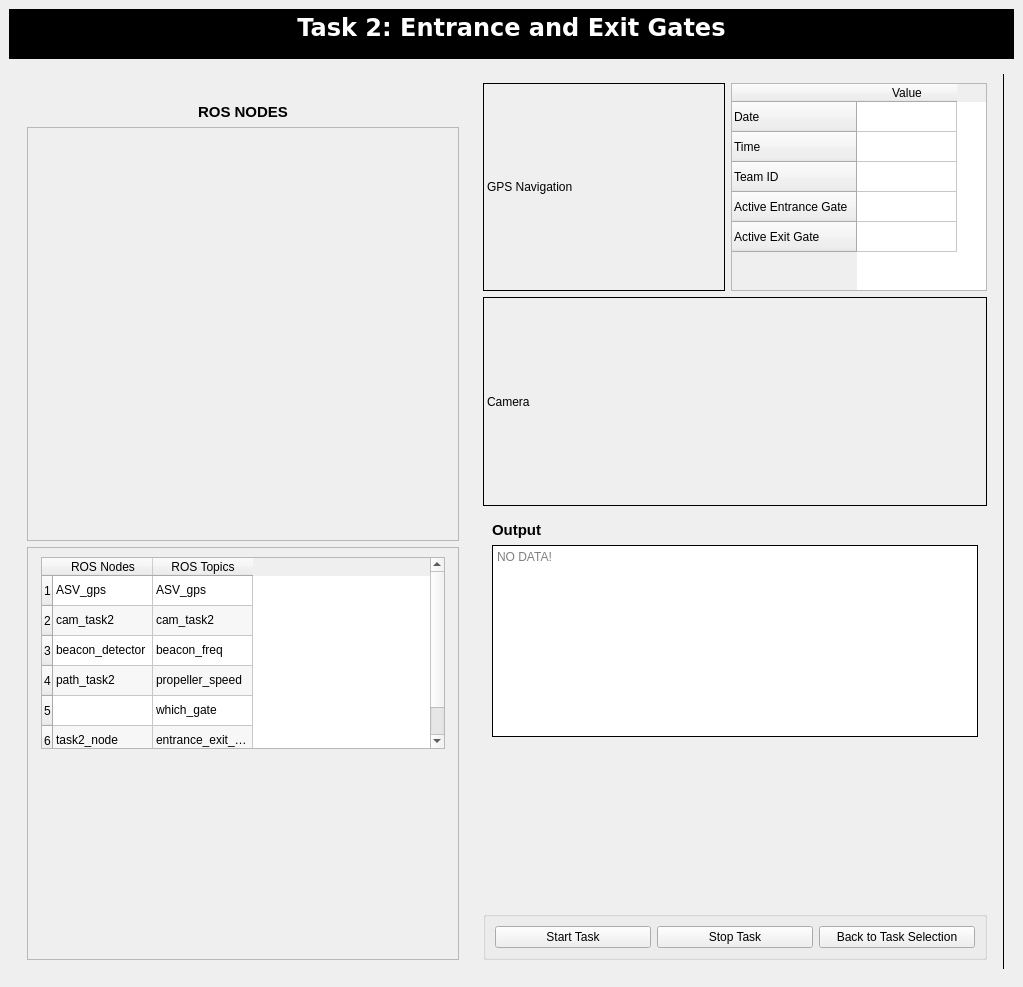
<?xml version="1.0" encoding="UTF-8"?>
<ui version="4.0">
 <class>MainWindow</class>
 <widget class="QMainWindow" name="MainWindow">
  <property name="geometry">
   <rect>
    <x>0</x>
    <y>0</y>
    <width>1023</width>
    <height>987</height>
   </rect>
  </property>
  <property name="sizePolicy">
   <sizepolicy hsizetype="Fixed" vsizetype="Fixed">
    <horstretch>0</horstretch>
    <verstretch>0</verstretch>
   </sizepolicy>
  </property>
  <property name="windowTitle">
   <string>MainWindow</string>
  </property>
  <widget class="QWidget" name="centralwidget">
   <property name="styleSheet">
    <string notr="true"/>
   </property>
   <layout class="QVBoxLayout" name="verticalLayout">
    <item>
     <widget class="QTextBrowser" name="textBrowser_3">
      <property name="sizePolicy">
       <sizepolicy hsizetype="Preferred" vsizetype="Preferred">
        <horstretch>0</horstretch>
        <verstretch>0</verstretch>
       </sizepolicy>
      </property>
      <property name="maximumSize">
       <size>
        <width>16777215</width>
        <height>50</height>
       </size>
      </property>
      <property name="font">
       <font>
        <family>Bitstream Vera Sans</family>
       </font>
      </property>
      <property name="styleSheet">
       <string notr="true">*{
background:rgb(0, 0, 0);
}</string>
      </property>
      <property name="frameShape">
       <enum>QFrame::NoFrame</enum>
      </property>
      <property name="frameShadow">
       <enum>QFrame::Plain</enum>
      </property>
      <property name="html">
       <string>&lt;!DOCTYPE HTML PUBLIC &quot;-//W3C//DTD HTML 4.0//EN&quot; &quot;http://www.w3.org/TR/REC-html40/strict.dtd&quot;&gt;
&lt;html&gt;&lt;head&gt;&lt;meta name=&quot;qrichtext&quot; content=&quot;1&quot; /&gt;&lt;style type=&quot;text/css&quot;&gt;
p, li { white-space: pre-wrap; }
&lt;/style&gt;&lt;/head&gt;&lt;body style=&quot; font-family:'Bitstream Vera Sans'; font-size:7.8pt; font-weight:400; font-style:normal;&quot;&gt;
&lt;p align=&quot;center&quot; style=&quot; margin-top:0px; margin-bottom:0px; margin-left:0px; margin-right:0px; -qt-block-indent:0; text-indent:0px;&quot;&gt;&lt;span style=&quot; font-size:18pt; font-weight:600; color:#ffffff;&quot;&gt;Task 2: Entrance and Exit Gates&lt;/span&gt;&lt;/p&gt;&lt;/body&gt;&lt;/html&gt;</string>
      </property>
     </widget>
    </item>
    <item>
     <widget class="QWidget" name="widget" native="true">
      <layout class="QHBoxLayout" name="horizontalLayout">
       <item>
        <widget class="QWidget" name="widget_2" native="true">
         <property name="maximumSize">
          <size>
           <width>450</width>
           <height>16777215</height>
          </size>
         </property>
         <layout class="QVBoxLayout" name="verticalLayout_4">
          <item>
           <widget class="QLabel" name="label_2">
            <property name="maximumSize">
             <size>
              <width>16777215</width>
              <height>300</height>
             </size>
            </property>
            <property name="text">
             <string/>
            </property>
            <property name="pixmap">
             <pixmap>Images/task_2.png</pixmap>
            </property>
            <property name="scaledContents">
             <bool>true</bool>
            </property>
           </widget>
          </item>
          <item>
           <widget class="QLabel" name="label_7">
            <property name="maximumSize">
             <size>
              <width>16777215</width>
              <height>25</height>
             </size>
            </property>
            <property name="layoutDirection">
             <enum>Qt::LeftToRight</enum>
            </property>
            <property name="text">
             <string>&lt;html&gt;&lt;head/&gt;&lt;body&gt;&lt;p&gt;&lt;span style=&quot; font-size:11pt; font-weight:600;&quot;&gt;ROS NODES&lt;/span&gt;&lt;/p&gt;&lt;/body&gt;&lt;/html&gt;</string>
            </property>
            <property name="alignment">
             <set>Qt::AlignCenter</set>
            </property>
           </widget>
          </item>
          <item>
           <widget class="QScrollArea" name="scrollArea">
            <property name="widgetResizable">
             <bool>true</bool>
            </property>
            <widget class="QWidget" name="scrollAreaWidgetContents">
             <property name="geometry">
              <rect>
               <x>0</x>
               <y>0</y>
               <width>1622</width>
               <height>282</height>
              </rect>
             </property>
             <layout class="QGridLayout" name="gridLayout">
              <item row="0" column="0">
               <widget class="QLabel" name="label_3">
                <property name="text">
                 <string/>
                </property>
                <property name="pixmap">
                 <pixmap>Images/task_2_node.png</pixmap>
                </property>
               </widget>
              </item>
             </layout>
            </widget>
           </widget>
          </item>
          <item>
           <widget class="QScrollArea" name="scrollArea_3">
            <property name="widgetResizable">
             <bool>true</bool>
            </property>
            <widget class="QWidget" name="scrollAreaWidgetContents_3">
             <property name="geometry">
              <rect>
               <x>0</x>
               <y>0</y>
               <width>426</width>
               <height>214</height>
              </rect>
             </property>
             <layout class="QGridLayout" name="gridLayout_2">
              <item row="0" column="0" alignment="Qt::AlignTop">
               <widget class="QTableWidget" name="tableWidget_2">
                <property name="sizePolicy">
                 <sizepolicy hsizetype="Fixed" vsizetype="Preferred">
                  <horstretch>0</horstretch>
                  <verstretch>0</verstretch>
                 </sizepolicy>
                </property>
                <property name="maximumSize">
                 <size>
                  <width>404</width>
                  <height>16777215</height>
                 </size>
                </property>
                <property name="cursor" stdset="0">
                 <cursorShape>CrossCursor</cursorShape>
                </property>
                <property name="verticalScrollBarPolicy">
                 <enum>Qt::ScrollBarAlwaysOn</enum>
                </property>
                <property name="autoScrollMargin">
                 <number>6</number>
                </property>
                <property name="dragDropMode">
                 <enum>QAbstractItemView::NoDragDrop</enum>
                </property>
                <property name="alternatingRowColors">
                 <bool>true</bool>
                </property>
                <property name="wordWrap">
                 <bool>true</bool>
                </property>
                <row>
                 <property name="text">
                  <string>1</string>
                 </property>
                </row>
                <row>
                 <property name="text">
                  <string>2</string>
                 </property>
                </row>
                <row>
                 <property name="text">
                  <string>3</string>
                 </property>
                </row>
                <row>
                 <property name="text">
                  <string>4</string>
                 </property>
                </row>
                <row>
                 <property name="text">
                  <string>5</string>
                 </property>
                </row>
                <row>
                 <property name="text">
                  <string>6</string>
                 </property>
                </row>
                <column>
                 <property name="text">
                  <string>ROS Nodes</string>
                 </property>
                 <property name="textAlignment">
                  <set>AlignCenter</set>
                 </property>
                </column>
                <column>
                 <property name="text">
                  <string>ROS Topics</string>
                 </property>
                 <property name="textAlignment">
                  <set>AlignCenter</set>
                 </property>
                </column>
                <item row="0" column="0">
                 <property name="text">
                  <string>ASV_gps</string>
                 </property>
                 <property name="toolTip">
                  <string/>
                 </property>
                 <property name="whatsThis">
                  <string/>
                 </property>
                 <property name="flags">
                  <set>ItemIsSelectable|ItemIsDragEnabled|ItemIsDropEnabled|ItemIsUserCheckable|ItemIsEnabled</set>
                 </property>
                </item>
                <item row="0" column="1">
                 <property name="text">
                  <string>ASV_gps</string>
                 </property>
                </item>
                <item row="1" column="0">
                 <property name="text">
                  <string>cam_task2</string>
                 </property>
                 <property name="whatsThis">
                  <string/>
                 </property>
                </item>
                <item row="1" column="1">
                 <property name="text">
                  <string>cam_task2</string>
                 </property>
                </item>
                <item row="2" column="0">
                 <property name="text">
                  <string>beacon_detector</string>
                 </property>
                </item>
                <item row="2" column="1">
                 <property name="text">
                  <string>beacon_freq</string>
                 </property>
                </item>
                <item row="3" column="0">
                 <property name="text">
                  <string>path_task2</string>
                 </property>
                </item>
                <item row="3" column="1">
                 <property name="text">
                  <string>propeller_speed</string>
                 </property>
                </item>
                <item row="4" column="1">
                 <property name="text">
                  <string>which_gate</string>
                 </property>
                </item>
                <item row="5" column="0">
                 <property name="text">
                  <string>task2_node</string>
                 </property>
                </item>
                <item row="5" column="1">
                 <property name="text">
                  <string>entrance_exit_gate</string>
                 </property>
                </item>
               </widget>
              </item>
             </layout>
            </widget>
           </widget>
          </item>
         </layout>
        </widget>
       </item>
       <item>
        <widget class="QWidget" name="widget_3" native="true">
         <property name="maximumSize">
          <size>
           <width>16777215</width>
           <height>16777215</height>
          </size>
         </property>
         <layout class="QGridLayout" name="gridLayout_3">
          <item row="0" column="0">
           <widget class="QLabel" name="label_6">
            <property name="frameShape">
             <enum>QFrame::Box</enum>
            </property>
            <property name="text">
             <string>GPS Navigation</string>
            </property>
            <property name="scaledContents">
             <bool>true</bool>
            </property>
           </widget>
          </item>
          <item row="1" column="0" colspan="2">
           <widget class="QLabel" name="label_14">
            <property name="frameShape">
             <enum>QFrame::Box</enum>
            </property>
            <property name="text">
             <string>Camera</string>
            </property>
            <property name="scaledContents">
             <bool>true</bool>
            </property>
           </widget>
          </item>
          <item row="0" column="1">
           <widget class="QTableWidget" name="tableWidget">
            <property name="sizePolicy">
             <sizepolicy hsizetype="Fixed" vsizetype="Preferred">
              <horstretch>0</horstretch>
              <verstretch>0</verstretch>
             </sizepolicy>
            </property>
            <property name="maximumSize">
             <size>
              <width>674</width>
              <height>16777215</height>
             </size>
            </property>
            <row>
             <property name="text">
              <string>Date</string>
             </property>
            </row>
            <row>
             <property name="text">
              <string>Time</string>
             </property>
            </row>
            <row>
             <property name="text">
              <string>Team ID</string>
             </property>
            </row>
            <row>
             <property name="text">
              <string>Active Entrance Gate</string>
             </property>
            </row>
            <row>
             <property name="text">
              <string>Active Exit Gate</string>
             </property>
            </row>
            <column>
             <property name="text">
              <string>Value</string>
             </property>
             <property name="textAlignment">
              <set>AlignCenter</set>
             </property>
            </column>
           </widget>
          </item>
          <item row="2" column="0" colspan="2">
           <widget class="QWidget" name="widget_4" native="true">
            <layout class="QVBoxLayout" name="verticalLayout_2">
             <item>
              <widget class="QLabel" name="label">
               <property name="text">
                <string>&lt;html&gt;&lt;head/&gt;&lt;body&gt;&lt;p&gt;&lt;span style=&quot; font-size:11pt; font-weight:600;&quot;&gt;Output&lt;/span&gt;&lt;/p&gt;&lt;/body&gt;&lt;/html&gt;</string>
               </property>
              </widget>
             </item>
             <item>
              <widget class="QTextBrowser" name="hb_output">
               <property name="sizePolicy">
                <sizepolicy hsizetype="Expanding" vsizetype="Preferred">
                 <horstretch>0</horstretch>
                 <verstretch>0</verstretch>
                </sizepolicy>
               </property>
               <property name="frameShape">
                <enum>QFrame::Box</enum>
               </property>
               <property name="frameShadow">
                <enum>QFrame::Plain</enum>
               </property>
               <property name="sizeAdjustPolicy">
                <enum>QAbstractScrollArea::AdjustIgnored</enum>
               </property>
               <property name="placeholderText">
                <string>NO DATA!</string>
               </property>
              </widget>
             </item>
            </layout>
           </widget>
          </item>
          <item row="3" column="0" colspan="2" alignment="Qt::AlignBottom">
           <widget class="QGroupBox" name="groupBox_2">
            <property name="title">
             <string/>
            </property>
            <layout class="QHBoxLayout" name="horizontalLayout_2">
             <item>
              <widget class="QPushButton" name="startButton">
               <property name="text">
                <string>Start Task</string>
               </property>
              </widget>
             </item>
             <item>
              <widget class="QPushButton" name="stopButton">
               <property name="text">
                <string>Stop Task</string>
               </property>
              </widget>
             </item>
             <item>
              <widget class="QPushButton" name="backButton">
               <property name="text">
                <string>Back to Task Selection</string>
               </property>
              </widget>
             </item>
            </layout>
           </widget>
          </item>
         </layout>
        </widget>
       </item>
       <item>
        <widget class="Line" name="line">
         <property name="frameShadow">
          <enum>QFrame::Plain</enum>
         </property>
         <property name="orientation">
          <enum>Qt::Vertical</enum>
         </property>
        </widget>
       </item>
      </layout>
     </widget>
    </item>
   </layout>
  </widget>
  <action name="actionExit">
   <property name="text">
    <string>Exit</string>
   </property>
  </action>
  <action name="actionClose">
   <property name="text">
    <string>Close</string>
   </property>
  </action>
 </widget>
 <resources>
  <include location="images.qrc"/>
 </resources>
 <connections/>
</ui>
